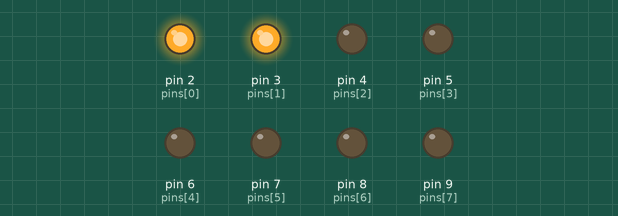
This sketch was run on a simulated Arduino Uno, built with avr-gcc and run on an emulated ATmega328P. Shown: output pins drawn as LEDs (lit = HIGH).

Above: at 0.15 s.
At 0.75 s:
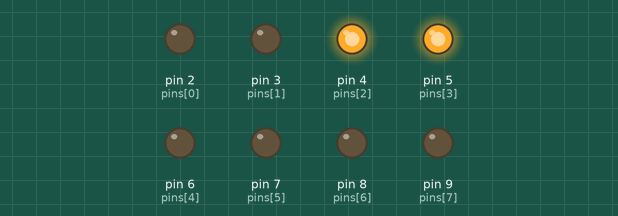
At 1.05 s:
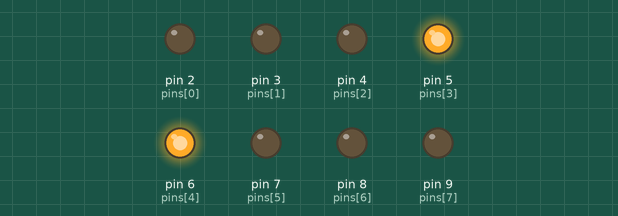
At 1.95 s:
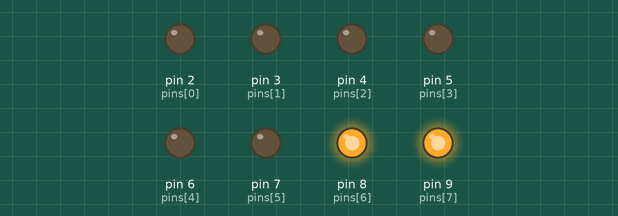
At 3.45 s:
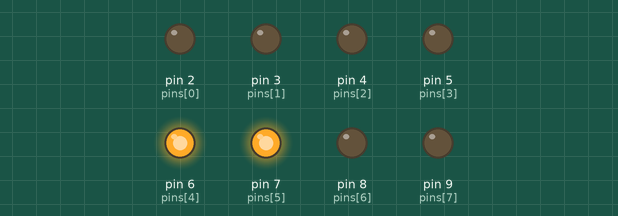
At 4.65 s:
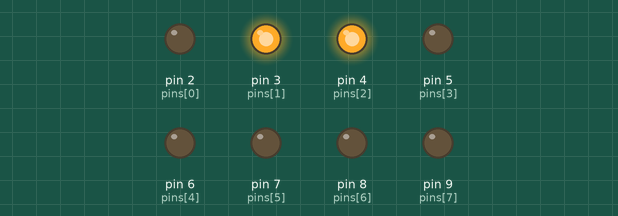
Timing chart, 0 to 5.0 s (numbered marks = the images above):
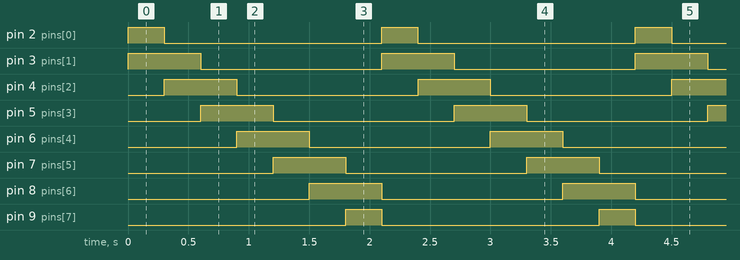

The sketch:

MC_Praktikum_1_kls46_9April2026_3.ino
```cpp
const int pins[] = {2, 3, 4, 5, 6, 7, 8, 9};  // daftar pin LED
const int jumlahPin = sizeof(pins) / sizeof(pins[0]);
int d = 300;

void setup() {
  for (int i = 0; i < jumlahPin; i++) {
    pinMode(pins[i], OUTPUT);
  }
}

void loop() {
  // pola: menyalakan 2 LED berurutan, mematikan sisanya
  for (int i = 0; i < jumlahPin - 1; i++) {
    // matikan semua LED dulu
    for (int j = 0; j < jumlahPin; j++) {
      digitalWrite(pins[j], LOW);
    }
    // nyalakan LED ke-i dan ke-(i+1)
    digitalWrite(pins[i], HIGH);
    digitalWrite(pins[i + 1], HIGH);

    delay(d);
  }
}
```

Measured:
- by itself, pin 2 (pins[0]), pin 9 (pins[7]): alternates HIGH for 0.30 s and LOW for 1.8 s
- by itself, pin 3 (pins[1]), pin 4 (pins[2]), pin 5 (pins[3]), pin 6 (pins[4]), pin 7 (pins[5]), pin 8 (pins[6]): alternates HIGH for 0.60 s and LOW for 1.5 s
- by itself, everything shown: repeats every 2.1 s, in 7 steps
